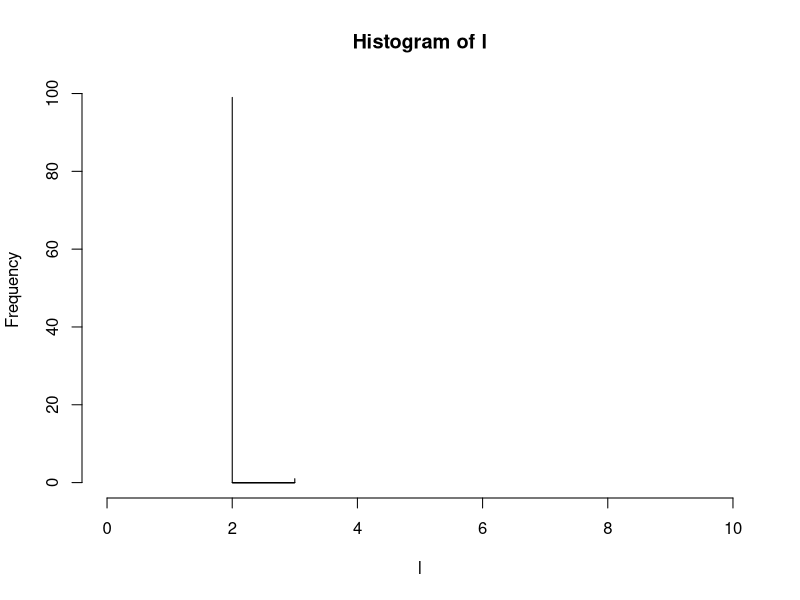
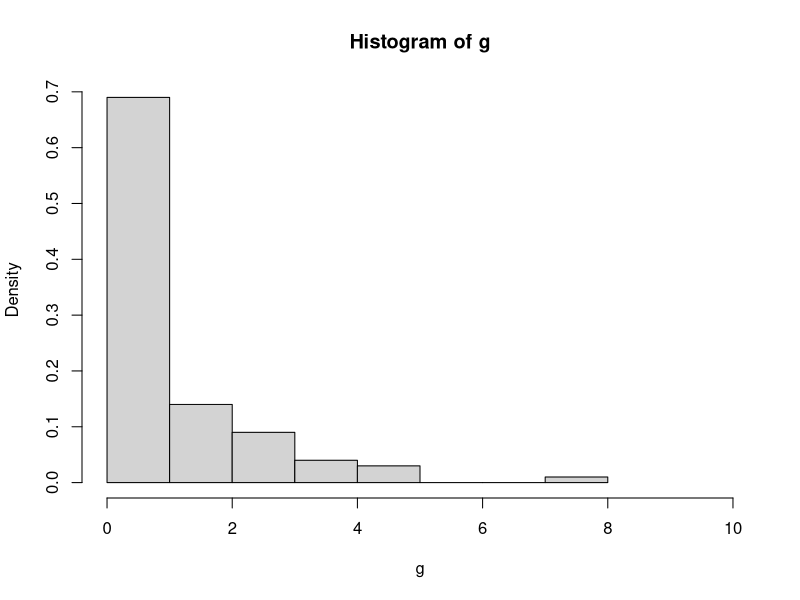

Generate these figures, in order, with R:

M <- c(100, 1000, 10000, 100000, 1000000, 10000000)
set.seed(123)
l=c()
for(m in 1:100){
  u <- runif(1)
  set.seed(123)
  g <- rgeom(1,u)
  l=c(l,g)

  
}

hist(l , breaks = 1000 , xlim = c(0,10))

set.seed(123)
m <-  100
k <- runif(m)
g <- rgeom(m , u)

hist(g , breaks = 10 , xlim = c(0,10), freq = F)
points(1:10, dgeom(1:10, prob = 0) , add = T , lwd = 3)




?dgeom

mean(g)



set.seed(123)
U=c()
for ( i in 1:100){
  U =c(U,runif(1))
}


set.seed(123)
v = runif(100)

U == v
